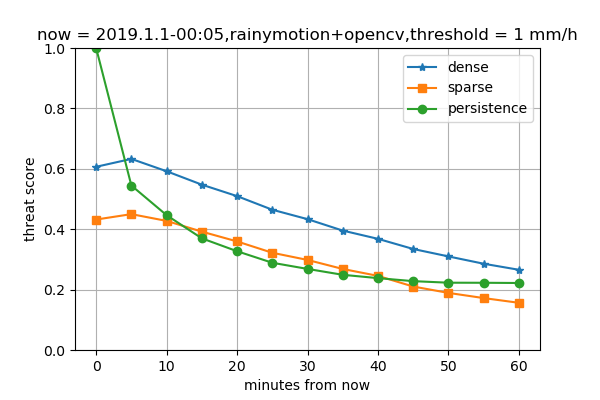
#> input picture docs/notebooks/JMA_rainymotion_th001.png, 600 x 400 px; its folder holds only this picture in this run
$ jupyter execute --allow-errors test_JMA_radar.ipynb   (shell and % lines are left out)
#> lines starting #> are read from the running program, lines starting #| are printed output that depends on the picture
### rainymotion/utils.py
"""
The rainymotion library provides different utils to help to prepare
raw radar data (dBZ) for nowcasting.

"""

from __future__ import absolute_import
from __future__ import division
from __future__ import print_function

import numpy as np


# [40 lines left out: functions depth2intensity, intensity2depth, not called in this run]


def RYScaler(X_mm):
    '''
    Scale RY data from mm (in float64) to brightness (in uint8).

    Args:
        X (numpy.ndarray): RY radar image

    Returns:
        numpy.ndarray(uint8): brightness integer values from 0 to 255
                              for corresponding input rainfall intensity
        float: c1, scaling coefficient
        float: c2, scaling coefficient

    '''
    # [15 lines left out: functions mmh2rfl, rfl2dbz, not called in this run]


    #X_mmh = depth2intensity(X_mm)  # mm to mm/h

    # X_rfl = mmh2rfl(X_mmh)   # mm/h to reflectivity
    # remove zero reflectivity
    # then log10(0.1) = -1 not inf (numpy warning arised)
    #X_rfl[X_rfl == 0] = 0.1
    # reflectivity to dBz
    #X_dbz = rfl2dbz(X_rfl)
    # remove all -inf
    #X_dbz[X_dbz < 0] = 0

    #X_dbz = X_mm
    X_dbz = np.log10(X_mm + 0.01)
    # MinMaxScaling
    c1 = X_dbz.min()
    c2 = X_dbz.max()

    return ((X_dbz - c1) / (c2 - c1) * 255).astype(np.uint8), c1, c2


# [41 lines left out: function inv_RYScaler, not called in this run]

### docs/notebooks/test_JMA_radar.ipynb
notes on 2019.12.23:
1. statistics of radar data
2. pick rainny cases for testing
- Build datasets (2 images for OF, 12 images for AD). Select data that is  rainy region >10% for at least 2 hours.  One year is 365x24 = 8544 hours or 102 k images, prepare at least 10 k pair of samples to test.
- Compare 3 approaches, Du original, rainy motion, pysteps. Metrics is CSI and computation speed.  The goal is acheive CSI > 0.5 in 1 hour lead time forecast for a threshold of 1 mm/h

[cell 1]
import glob
import numpy as np
import matplotlib.pyplot as plt
import os
print(os.getcwd())

data_folder = "/Users/jiang/data/radar20190101"
grib_files = glob.glob(os.path.join(data_folder,"*.000"))  # 288 = 12*24
grib_files.sort()

### read wgrib2 file into nc file

[cell 2]
if False:  # only do it once
    var = "surface"
    for grib_file in grib_files:
        ncfile = grib_file.split(".")[0]+".nc"
        cmd = f"wgrib2 {grib_file} -s | egrep '({var})'|wgrib2 -i {grib_file} -netcdf {ncfile}"
        fail = os.system(cmd)  # 0 indicate success, others indicate fail
        if fail:
            print("wgrib2 wrong at ",grib_file)

[cell 3]
from netCDF4 import Dataset
nc_file = "/Users/jiang/data/radar20190101/20190101_000000.nc"
#> (the rest of this cell did not finish here and is left out)

[cell 4]
from datetime import datetime,timedelta
#> (the rest of this cell did not finish here and is left out)

### check rain coverage in Honshu

[cell 5]
nc_files = glob.glob(os.path.join(data_folder,"*.nc"))  # 288 = 12*24
nc_files.sort()

[cell 6]
honshu_rain = []
threshold = 1 #  mm/h
for nc_file in nc_files:
    root = Dataset(nc_file, "r")
    rain = root['var0_1_203_surface'][0,:,:] # masked array, shape(3360,3560)
    rain_reduced = rain[1500:2500,1000:2000].copy()
    rain_reduced.fill_value = 0.0
    rain_filled = rain_reduced.filled().astype('float16')
    honshu_rain.append(np.sum(rain_filled >= threshold)/1e6)  # total pixels in one image is 1000*1000

[cell 7]
plt.hist(honshu_rain,100)
plt.xlabel("rain coverage in Honshu")
plt.show()
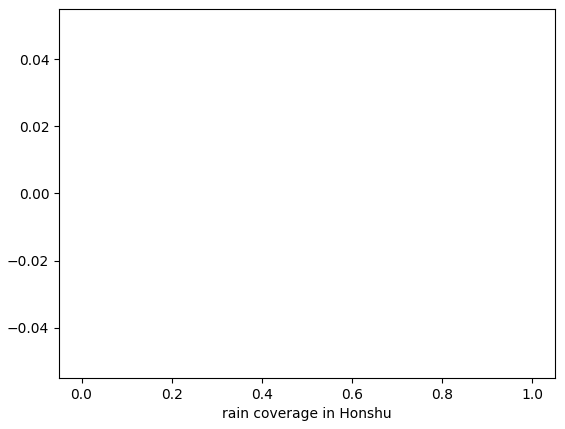
#> figure drawn by matplotlib, 1 panel

## test rainymotion sparse mode, dense mode and persistence

[cell 8]
from rainymotion import models, metrics, utils
from collections import OrderedDict
import numpy as np
import h5py
import matplotlib.pyplot as plt
import wradlib.ipol as ipol
from netCDF4 import Dataset

[cell 9]
nc_files = glob.glob(os.path.join(data_folder,"*.nc"))  # 288 = 12*24
nc_files.sort()

[cell 10]
all_data = []
for nc_file in nc_files:
    root = Dataset(nc_file, "r")
    rain = root['var0_1_203_surface'][0,:,:] # masked array, shape(3360,3560)
    rain_reduced = rain[1500:2500,1000:2000].copy()
    rain_reduced.fill_value = 0.0
    rain_filled = rain_reduced.filled()
    all_data.append(rain_filled)

#> (a cell that did not finish here is left out)

[cell 12]
import imageio
png_files = glob.glob("./JMA_rainymotion*.png")
png_files.sort()
print(len(png_files)) # 288

images = []
for filename in png_files:
    images.append(imageio.imread(filename))
output_file = 'JMA_rainymotion-%s.gif' % datetime.now().strftime('%Y-%m-%d-%H-%M-%S')
imageio.mimsave(output_file, images,duration = 1)  # unit is in seconds
